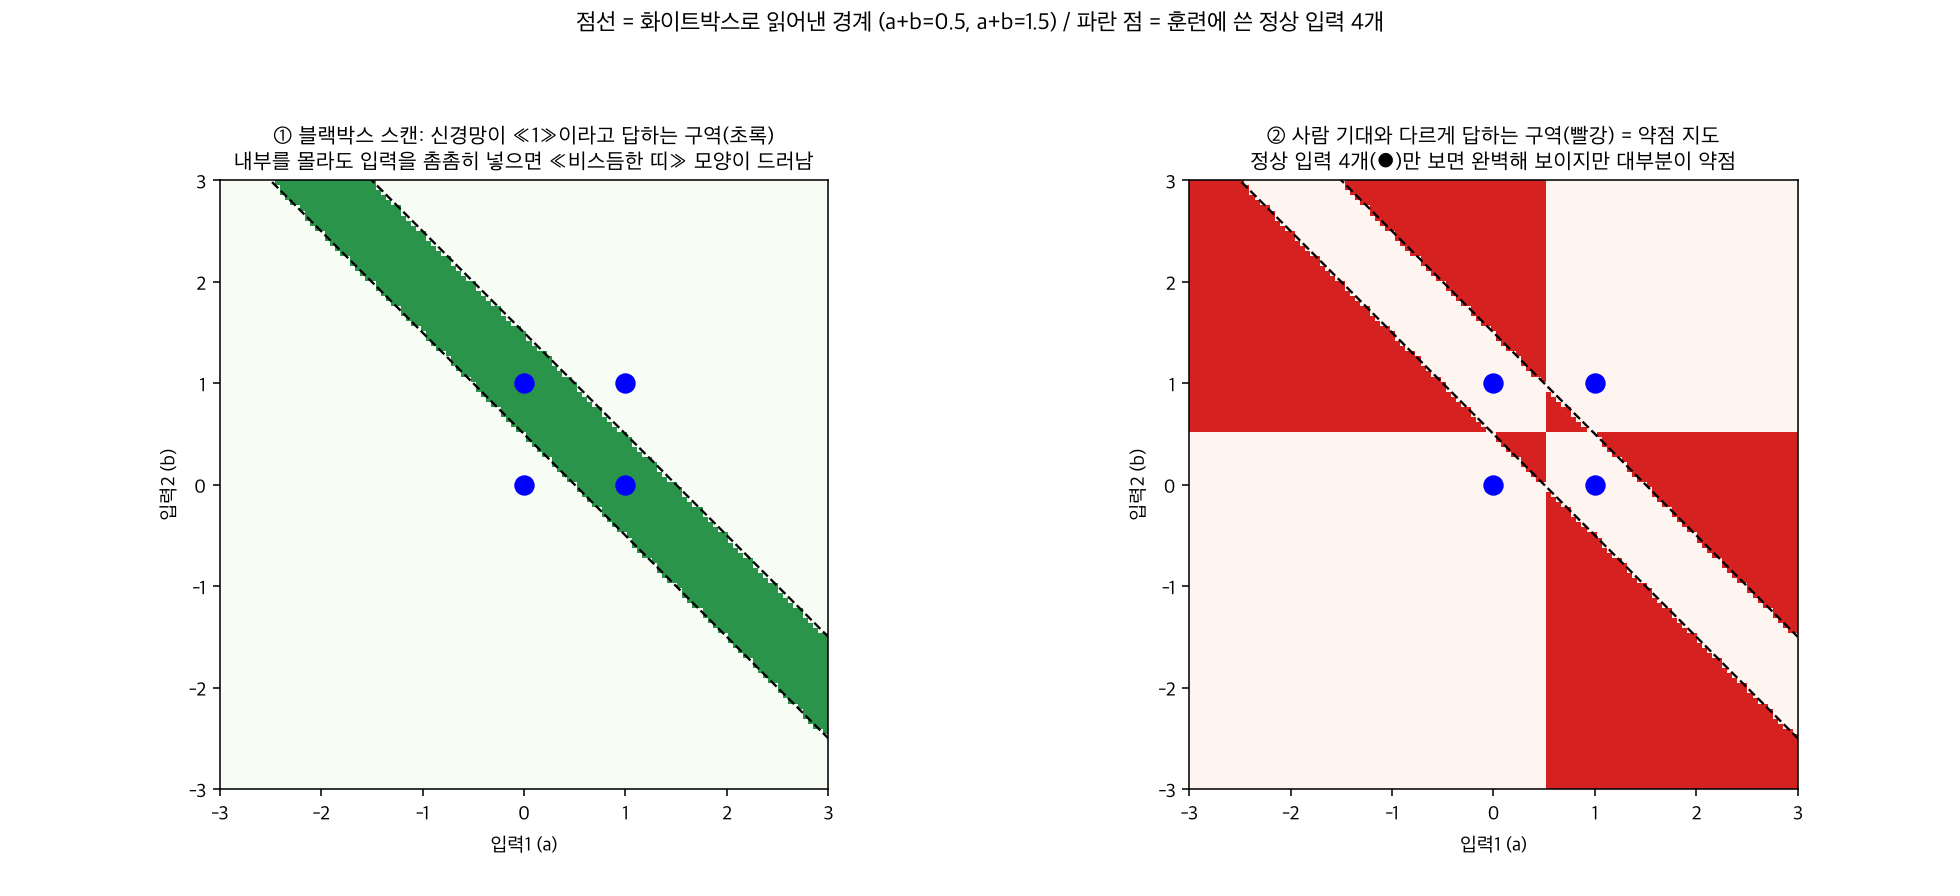

Source code (Python):
"""
실험 -- «내 신경망의 약점 지도» 그리기 (블랙박스 스캔 vs 화이트박스 분석)

대상: try_input.py 의 손 설계 XOR 신경망 (은닉층 [OR, AND] -> 출력 OR - AND).
흐름:
  1) [블랙박스] 내부를 모른다고 치고, 입력 (a, b) 를 -3 ~ 3 범위에서 촘촘히 넣어 «출력 지도» 를 만든다.
  2) 사람이 기대하는 답(human_xor)과 비교해서 «신경망이 속는 구역» 지도를 만든다.
  3) [화이트박스] 가중치를 직접 읽어 «왜 그런 모양이 나오는지» 를 계산으로 설명한다.
결과 그림: probe_map_demo.png
"""
import numpy as np
import matplotlib
matplotlib.use("Agg")
import matplotlib.pyplot as plt
from layer import layer
plt.rcParams["font.family"] = "Apple SD Gothic Neo"
plt.rcParams["axes.unicode_minus"] = False

w1 = np.array([[1, 1], [1, 1]]); t1 = np.array([0.5, 1.5])
w2 = np.array([[1], [-1]]);      t2 = np.array([0.5])

def xor_net(a, b):
    return int(layer(layer(np.array([a, b]), w1, t1), w2, t2)[0])

def human_xor(a, b):
    return int((a > 0.5) != (b > 0.5))   # 각 입력을 «0.5 초과면 켜짐» 으로 보고 정확히 하나만 켜졌을 때 1

# ---- 1~2. 블랙박스 스캔: 격자 전체에 입력을 넣어 출력 지도를 만든다 ----
# [문법] np.linspace(-3, 3, 121) : -3 ~ 3 을 같은 간격으로 쪼갠 121개 숫자 (간격 0.05).
# [예시] 격자 점 (a, b) = (2, 0) 이면 xor_net(2, 0) = 0, human_xor(2, 0) = 1 -> «불일치» 칸.
grid = np.linspace(-3, 3, 121)
net_map = np.zeros((len(grid), len(grid)), dtype=int)   # 신경망 출력 지도
bad_map = np.zeros((len(grid), len(grid)), dtype=int)   # 신경망이 사람 기대와 다른 칸 = 1
# [문법] enumerate(grid) : (번호, 값) 쌍을 하나씩 돌려준다. 번호는 지도의 칸 위치로, 값은 입력으로 쓴다.
for i, b in enumerate(grid):         # i = 세로(입력2) 번호
    for j, a in enumerate(grid):     # j = 가로(입력1) 번호
        net_map[i, j] = xor_net(a, b)
        bad_map[i, j] = int(net_map[i, j] != human_xor(a, b))
print(f"스캔한 입력 수: {bad_map.size:,}개,  신경망이 속는 입력: {bad_map.sum():,}개 ({bad_map.mean():.0%})")

# ---- 3. 화이트박스: 가중치를 읽어 계산으로 설명 ----
# OR 뉴런  = (a + b > 0.5), AND 뉴런 = (a + b > 1.5)  (가중치가 전부 1 이라 입력은 «합 a+b» 로만 쓰임)
# 출력 = OR - AND > 0.5  <=>  0.5 < a + b <= 1.5 일 때만 1.
# [AI 용어] 화이트박스 분석 = 모델 내부(가중치·문턱값)를 직접 보고 약점을 계산으로 찾는 것.
for s in [0.0, 0.5, 0.6, 1.5, 1.6]:
    print(f"  a+b = {s:>4} 인 입력 (예: ({s}, 0)) -> 출력 {xor_net(s, 0)}")
print("  (1000, -999.2) -> 출력", xor_net(1000, -999.2), " <- 합이 0.8 (0.5 초과 1.5 이하) 이라 1 이 나옴: 가중치를 알면 이런 엉뚱한 입력도 설계 가능")

fig, axes = plt.subplots(1, 2, figsize=(14, 6.4))
ext = [-3, 3, -3, 3]
ax = axes[0]
ax.imshow(net_map, origin="lower", extent=ext, cmap="Greens", vmin=0, vmax=1.4)
ax.set_title("① 블랙박스 스캔: 신경망이 «1»이라고 답하는 구역(초록)\n내부를 몰라도 입력을 촘촘히 넣으면 «비스듬한 띠» 모양이 드러남", fontsize=11)
ax = axes[1]
ax.imshow(bad_map, origin="lower", extent=ext, cmap="Reds", vmin=0, vmax=1.4)
ax.set_title("② 사람 기대와 다르게 답하는 구역(빨강) = 약점 지도\n정상 입력 4개(●)만 보면 완벽해 보이지만 대부분이 약점", fontsize=11)
xs = np.linspace(-3, 3, 50)
for ax in axes:
    ax.plot(xs, 0.5 - xs, "k--", linewidth=1.2)   # a + b = 0.5  (OR 문턱)
    ax.plot(xs, 1.5 - xs, "k--", linewidth=1.2)   # a + b = 1.5  (AND 문턱)
    for (a, b) in [(0, 0), (0, 1), (1, 0), (1, 1)]:
        ax.scatter(a, b, s=90, c="blue", zorder=5)
    ax.set_xlim(-3, 3); ax.set_ylim(-3, 3); ax.set_xlabel("입력1 (a)"); ax.set_ylabel("입력2 (b)"); ax.set_aspect("equal")
fig.suptitle("점선 = 화이트박스로 읽어낸 경계 (a+b=0.5, a+b=1.5) / 파란 점 = 훈련에 쓴 정상 입력 4개", fontsize=12, y=0.99)
fig.tight_layout(rect=(0, 0.02, 1, 0.94))
fig.savefig("probe_map_demo.png", dpi=140)
print("saved: probe_map_demo.png")
